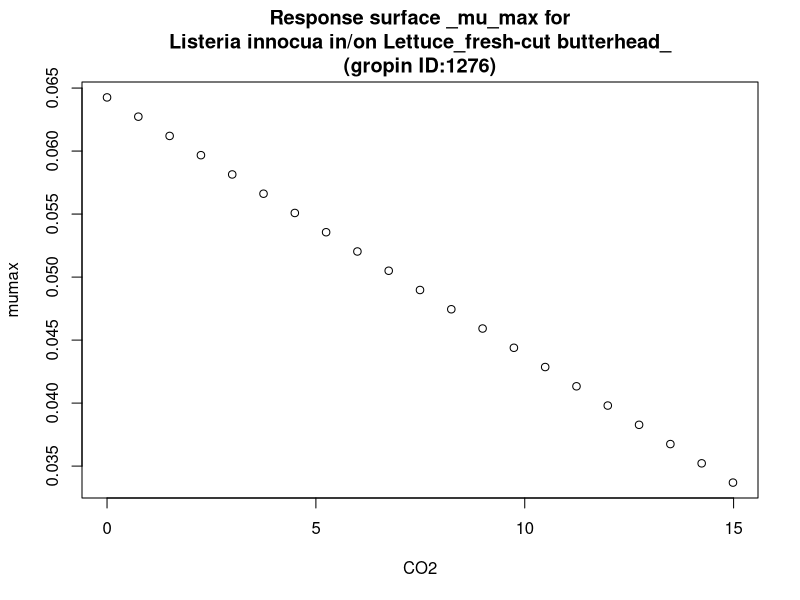

This figure's R source:
#############################
# start of Parameter script
#############################
CO2 <- seq(0,14.985014985015,length.out=21)
#############################
# end of Parameter script
#############################
############################# 
# start of Model script Gropin ID 1276 
#############################
 
# constant coefficients for this model
 
variables <- data.frame(CO2)
argumentsPar <- unique.data.frame(expand.grid(variables))
 
# heart of the model
response_surface <- function(CO2) {
   mumax <-0.00204*(31.5-CO2)

	return(mumax=mumax)
} 

# output parameters
responseSurface <- cbind(argumentsPar,response_surface(argumentsPar['CO2']))
colnames(responseSurface) <- c(colnames(argumentsPar),'mumax')
#############################
# End of Model script
#############################
############################# 
# start of Visualisation script Gropin ID 1276 
#############################
titleText <-'Response surface _mu_max for
Listeria innocua in/on Lettuce_fresh-cut butterhead_
(gropin ID:1276)'
plot(CO2,responseSurface$'mumax',xlab='CO2',
                          ylab='mumax',main=titleText)
#############################
# End of Visualisation script
#############################
